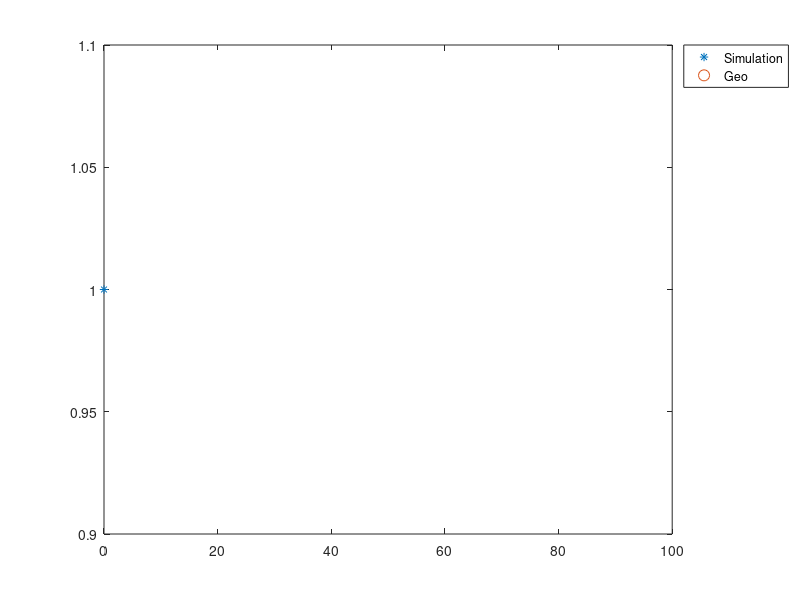

MATLAB code for this plot:
%simulate bernoulli(p) distribution
p=input('p(in (0,1))=');
n=input('nr of trials poz int=');%rank fo succ
%geo var is the nr of failures occuring before the 1st successs
X=0;%init cu 0 
%negbin(n,p) is the sum of n independenbt  geo(p)vars


N=input('Nr of simulations=');
%dam nr mari ca pentru a vedea aproximarea buna trebuie mai multe
    
%10,1e3,1e5,1e6
for j=1:N
    X(j)=0;
    for i=1:n
    Y(i)=0;%init cu 0 
    while rand>=p
        Y(i)=Y(i)+1;
    end%count nr of failures,stop at 1st success
    end
X(j)=sum(Y);    
end
%compare grafically to geo(p)
UX=unique(X);%valori distincte
nX=hist(X,length(UX));%frecventele fiecarei valori
relfr=nX/N;
%true geo dist
k=0:90;%values
pk=nbinpdf(k,n,p);
clf
plot(UX,relfr,'*',k,pk,'o','Markersize',10);
legend('Simulation','Geo','Location','NorthEastOutside');
 

